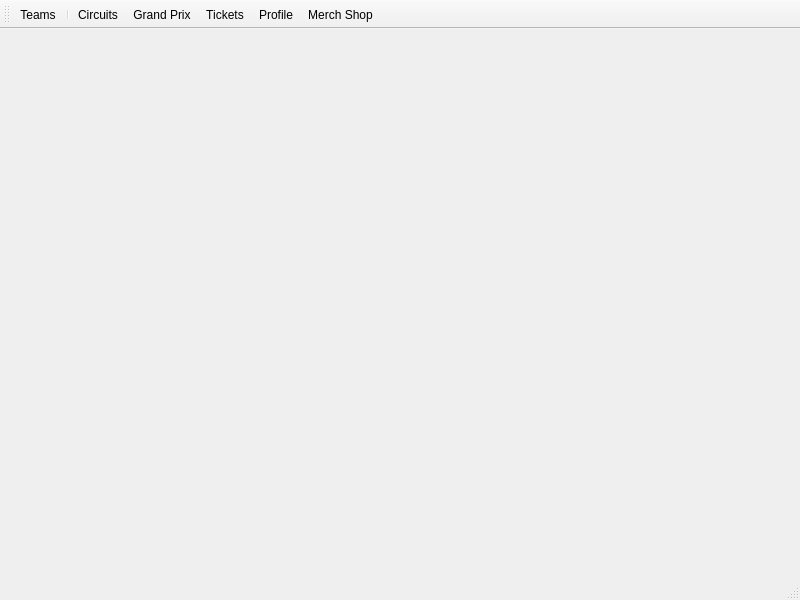
<?xml version="1.0" encoding="UTF-8"?>
<ui version="4.0">
 <class>MainWindow</class>
 <widget class="QMainWindow" name="MainWindow">
  <property name="geometry">
   <rect>
    <x>0</x>
    <y>0</y>
    <width>800</width>
    <height>600</height>
   </rect>
  </property>
  <property name="sizePolicy">
   <sizepolicy hsizetype="Expanding" vsizetype="Expanding">
    <horstretch>0</horstretch>
    <verstretch>0</verstretch>
   </sizepolicy>
  </property>
  <property name="windowTitle">
   <string>MainWindow</string>
  </property>
  <widget class="QWidget" name="centralwidget"/>
  <widget class="QToolBar" name="toolBar">
   <property name="sizePolicy">
    <sizepolicy hsizetype="Expanding" vsizetype="Expanding">
     <horstretch>0</horstretch>
     <verstretch>0</verstretch>
    </sizepolicy>
   </property>
   <property name="windowTitle">
    <string>toolBar</string>
   </property>
   <property name="layoutDirection">
    <enum>Qt::LeftToRight</enum>
   </property>
   <attribute name="toolBarArea">
    <enum>TopToolBarArea</enum>
   </attribute>
   <attribute name="toolBarBreak">
    <bool>false</bool>
   </attribute>
   <addaction name="actionTeams"/>
   <addaction name="separator"/>
   <addaction name="actionCircuits"/>
   <addaction name="actionGrand_Prix"/>
   <addaction name="actionTickets"/>
   <addaction name="actionProfile"/>
   <addaction name="actionMerch_Shop"/>
  </widget>
  <widget class="QStatusBar" name="statusbar"/>
  <action name="actionTeams">
   <property name="text">
    <string>Teams</string>
   </property>
   <property name="menuRole">
    <enum>QAction::NoRole</enum>
   </property>
  </action>
  <action name="actionCircuits">
   <property name="text">
    <string>Circuits</string>
   </property>
   <property name="menuRole">
    <enum>QAction::NoRole</enum>
   </property>
  </action>
  <action name="actionGrand_Prix">
   <property name="text">
    <string>Grand Prix</string>
   </property>
   <property name="menuRole">
    <enum>QAction::NoRole</enum>
   </property>
  </action>
  <action name="actionTickets">
   <property name="text">
    <string>Tickets</string>
   </property>
   <property name="menuRole">
    <enum>QAction::NoRole</enum>
   </property>
  </action>
  <action name="actionMerch_Shop">
   <property name="text">
    <string>Merch Shop</string>
   </property>
   <property name="menuRole">
    <enum>QAction::NoRole</enum>
   </property>
  </action>
  <action name="actionProfile">
   <property name="text">
    <string>Profile</string>
   </property>
   <property name="menuRole">
    <enum>QAction::NoRole</enum>
   </property>
  </action>
 </widget>
 <resources/>
 <connections/>
</ui>
